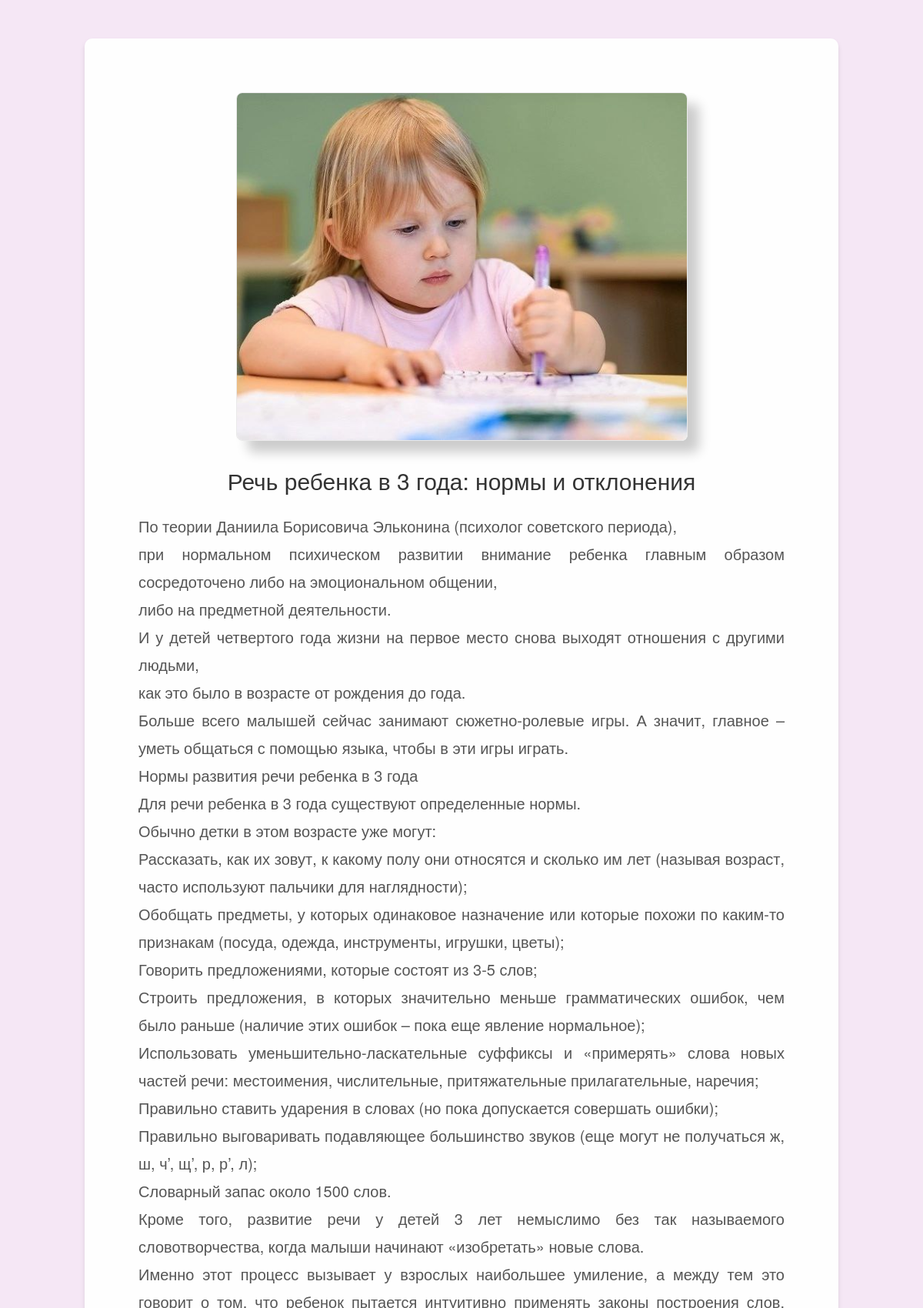
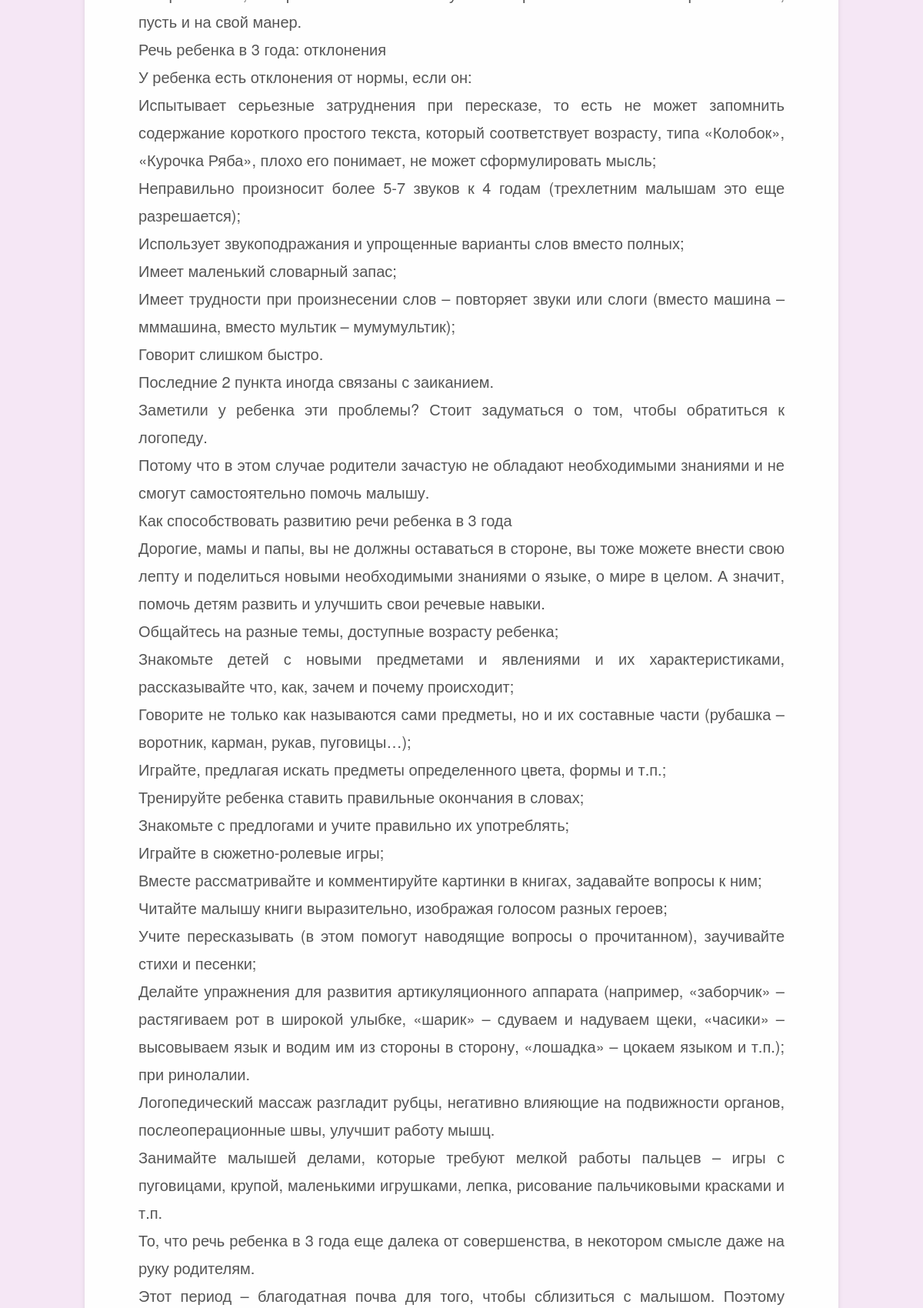
/article/10/ (upper part), run on the app's committed database (2 pictures, top to bottom).
### main/models.py (models this page shows, shortened)
class Article(models.Model):
    title = models.CharField(max_length=200)
    content = models.TextField()
    image = models.ImageField(upload_to='articles', null=True, blank=True)
    is_featured = models.BooleanField(default=False)
    created_at = models.DateTimeField(auto_now_add=True)
    updated_at = models.DateTimeField(auto_now=True)
    slug = models.SlugField(max_length=200, unique=True, blank=True)

### main/views.py (the view)
# urls.py: path('article/<int:pk>/', views.article_detail, name='article_detail'),
def article_detail(request, pk):
    article = get_object_or_404(Article, pk=pk)
    return render(request, 'article_detail.html', {
        'article': article,
    })

### main/templates/article_detail.html (shortened to what this page needs)
{% extends 'base.html' %}
{% block content %}
  <div class="article-detail">
    {% if article.image %}
      <img src="{{ article.image.url }}" alt="{{ article.title }}">
    {% endif %}
    <h1>{{ article.title }}</h1>
    <div class="article-content">
      {{ article.content|linebreaks }}
    </div>
  </div>
{% endblock %}

### main/static/css/stati.css (style rules this page uses)
.article-detail { max-width: 900px; margin: 50px auto; padding: 40px; background-color: rgba(255, 255, 255, 0.95); border-radius: 10px; text-align: center; box-shadow: 0 4px 6px rgba(0, 0, 0, 0.1); }
h1 { font-size: 30px; font-weight: normal; color: #333; margin-bottom: 20px; text-align: center; }
.article-content { font-size: 20px; line-height: 1.8; color: #555; text-align: justify; margin-bottom: 30px; }
.article-detail img { display: block; width: 50%; max-width: 100%; margin: 30px auto; border-radius: 8px; border: 1px solid #eaeaea; box-shadow: 0 4px 8px rgba(0, 0, 0, 0.2); }

### main/static/css/mobilestati.css (style rules this page uses)
.article-detail { max-width: 900px; margin: 50px auto; padding: 40px; background-color: rgba(255, 255, 255, 0.95); border-radius: 10px; text-align: center; box-shadow: 0 4px 6px rgba(0, 0, 0, 0.1); }
h1 { font-size: 30px; font-weight: normal; color: #333; margin-bottom: 20px; text-align: center; }
.article-content { font-size: 20px; line-height: 1.8; color: #555; text-align: justify; margin-bottom: 30px; margin-left: 30px; margin-right: 30px; }
.article-detail img { display: block; width: 65%; max-width: 100%; margin: 30px auto; border-radius: 8px; border: 1px solid #eaeaea; box-shadow: 15px 15px 15px rgba(0, 0, 0, 0.2); }

### data on the page
Article: image (picture), title "Речь ребенка в 3 года: нормы и отклонения", content "По теории Даниила Борисовича Эльконина (психолог советского периода), при нормальном психическом развитии внимание ребенка главным образом сосредоточено либо на эмоциональном общении, либо на предметной деятельности. И у детей четвертого года жизни на первое место снова выходят отношения с другими людьми, как это было в возрасте от рождения до года. Больше всего малышей сейчас занимают сюжетно-ролевые игры. А значит, главное – уметь общаться с помощью языка, чтобы в эти игры играть. Нормы развития речи ребенка в 3 года Для речи ребенка в 3 года существуют определенные нормы. Обычно детки в этом возрасте уже могут: Рассказать, как их зовут, к какому полу они относятся и сколько им лет…"
